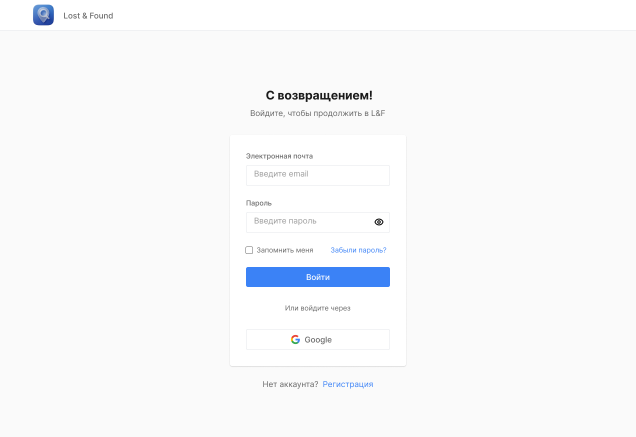
#> input picture lost_found/references/Login page.png, 1271 x 874 px, found by its file name (shown at 1/2 size); its folder holds 8 pictures in this run
$ python diag_refs2.py
#> lines starting #> are read from the running program, lines starting #| are printed output that depends on the picture
# -*- coding: utf-8 -*-
# Точные вертикальные срезы референсов
import os
from PIL import Image

D = r'C:\Users\User\Documents\lost_foubd\references'

def runs(vals, pred):
    out, s = [], None
    for i, v in enumerate(vals):
        if pred(v) and s is None:
            s = i
        elif not pred(v) and s is not None:
            out.append((s, i - 1)); s = None
    if s is not None:
        out.append((s, len(vals) - 1))
    return out

def scan(f, x, y0, y1, label):
#> called with f = 'Login page.png', x = 635, y0 = 100, y1 = 800, label = 'Login center'
    im = Image.open(os.path.join(D, f)).convert('RGB')
    print('==', label, f)
    for y in range(y0, min(y1, im.height), 1):
        pass
    white = [im.getpixel((x, y)) for y in range(y0, min(y1, im.height))]
#> white = 700 items, first 6: (250, 250, 250), (250, 250, 250), (250, 250, 250), (250, 250, 250), (250, 250, 250), (250, 250, 250)
    rr = [(a + y0, b + y0) for a, b in runs(white, lambda c: min(c) >= 250)]
#> after the loop in runs, `for i, v in enumerate(vals):`: out = [(0, 85), (99, 122), (132, 167), (170, 229), (231, 270), (272, 323), (325, 364), (366, 433), (458, 458), (474, 512), (521, 557), (559, 575), (578, 582), (586, 598), (600, 631), (635, 662)]; s = 668
#> rr = [(100, 185), (199, 222), (232, 267), (270, 329), (331, 370), (372, 423), (425, 464), (466, 533), (558, 558), (574, 612), (621, 657), (659, 675), (678, 682), (686, 698), (700, 731), (735, 762), (768, 799)]
    print(' белые полосы:', [r for r in rr if r[1] - r[0] > 3])
#|  белые полосы: [(100, 185), (199, 222), (232, 267), (270, 329), (331, 370), (372, 423), (425, 464), (466, 533), (574, 612), (621, 657), (659, 675), (678, 682), (686, 698), (700, 731), (735, 762), (768, 799)]

def dark(f, box, label, thresh=150):
    im = Image.open(os.path.join(D, f)).convert('L').crop(box)
    w, h = im.size
    rows = [y for y in range(h) if min(im.getpixel((x, y)) for x in range(0, w, 2)) < thresh]
    rr = [(a + box[1], b + box[1]) for a, b in runs(rows, lambda v: True)]
    print(f'{label:16s}', rr)

scan('Login page.png', 635, 100, 800, 'Login center')
scan('Signup page.png', 635, 100, 800, 'Signup center')
#> call 2 of scan, with f = 'Signup page.png', x = 635, y0 = 100, y1 = 800, label = 'Signup center'
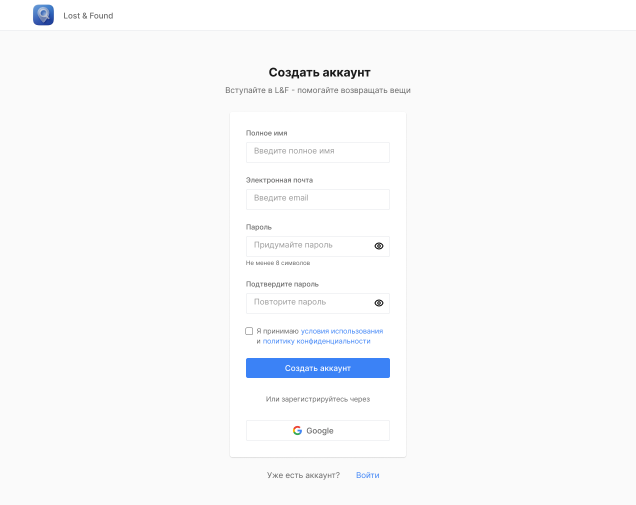
#> input picture lost_found/references/Signup page.png, 1271 x 1010 px, found by its file name (shown at 1/2 size)
#> the loop in runs (call 2), `for i, v in enumerate(vals):` made 700 passes
#> in scan (call 2), `rr = [(a + y0, b + y0) for a, b in runs(white, lambda c: min(c) >= 250)]`: rr = [(100, 143), (153, 222), (224, 283), (285, 324), (326, 377), (379, 418), (420, 471), (473, 485), (495, 512), (514, 567), (573, 585), (587, 605), (609, 626), (628, 658), (667, 684), (690, 715), (756, 794)]
#|  белые полосы: [(100, 143), (153, 222), (224, 283), (285, 324), (326, 377), (379, 418), (420, 471), (473, 485), (495, 512), (514, 567), (573, 585), (587, 605), (609, 626), (628, 658), (667, 684), (690, 715), (756, 794)]
scan('Submit page.png', 635, 100, 1000, 'Submit center')
#> call 3 of scan, with f = 'Submit page.png', x = 635, y0 = 100, y1 = 1000, label = 'Submit center'
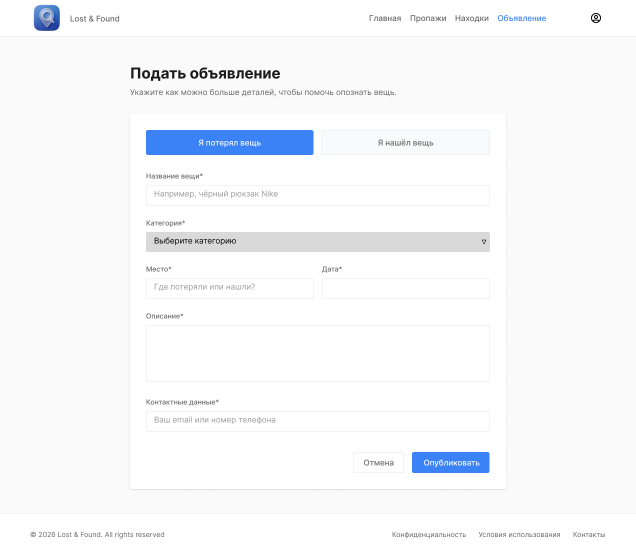
#> input picture lost_found/references/Submit page.png, 1271 x 1111 px, found by its file name (shown at 1/2 size)
#> in scan (call 3), `white = [im.getpixel((x, y)) for y in range(y0, min(y1, im.height))]`: white = 900 items, first 6: (250, 250, 250), (250, 250, 250), (250, 250, 250), (250, 250, 250), (250, 250, 250), (250, 250, 250)
#> in scan (call 3), `rr = [(a + y0, b + y0) for a, b in runs(white, lambda c: min(c) >= 250)]`: rr = [(100, 182), (189, 225), (228, 369), (371, 410), (412, 463), (504, 649), (651, 762), (764, 821), (823, 862), (864, 977), (981, 999)]
#|  белые полосы: [(100, 182), (189, 225), (228, 369), (371, 410), (412, 463), (504, 649), (651, 762), (764, 821), (823, 862), (864, 977), (981, 999)]
scan('claim item page.png', 635, 60, 1400, 'Claim center')
#> call 4 of scan, with f = 'claim item page.png', x = 635, y0 = 60, y1 = 1400, label = 'Claim center'
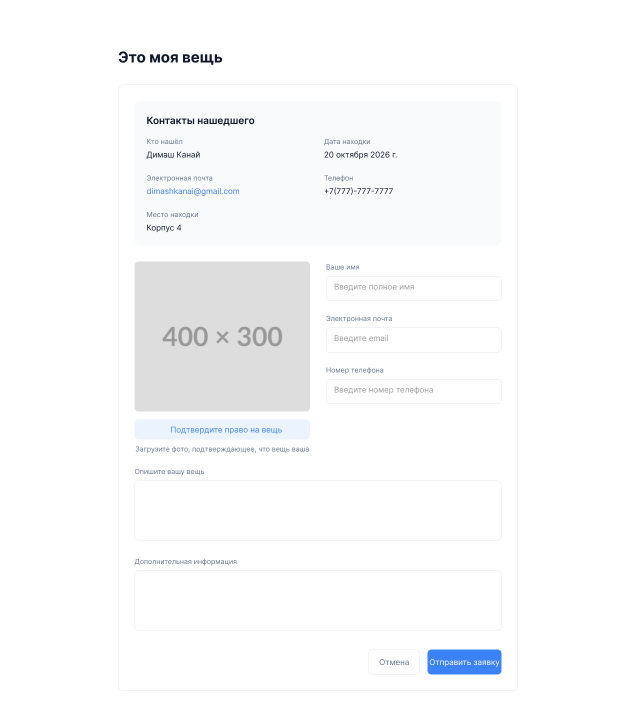
#> input picture lost_found/references/claim item page.png, 1271 x 1414 px, found by its file name (shown at 1/2 size)
#> in scan (call 4), `white = [im.getpixel((x, y)) for y in range(y0, min(y1, im.height))]`: white = 1340 items, first 6: (255, 255, 255), (255, 255, 255), (255, 255, 255), (255, 255, 255), (255, 255, 255), (255, 255, 255)
#> in scan (call 4), `rr = [(a + y0, b + y0) for a, b in runs(white, lambda c: min(c) >= 250)]`: rr = [(60, 168), (170, 201), (491, 960), (962, 1079), (1081, 1140), (1142, 1259), (1261, 1380), (1382, 1399)]
#|  белые полосы: [(60, 168), (170, 201), (491, 960), (962, 1079), (1081, 1140), (1142, 1259), (1261, 1380), (1382, 1399)]
#> (the run stopped early here; a loop or call above may not have finished)
